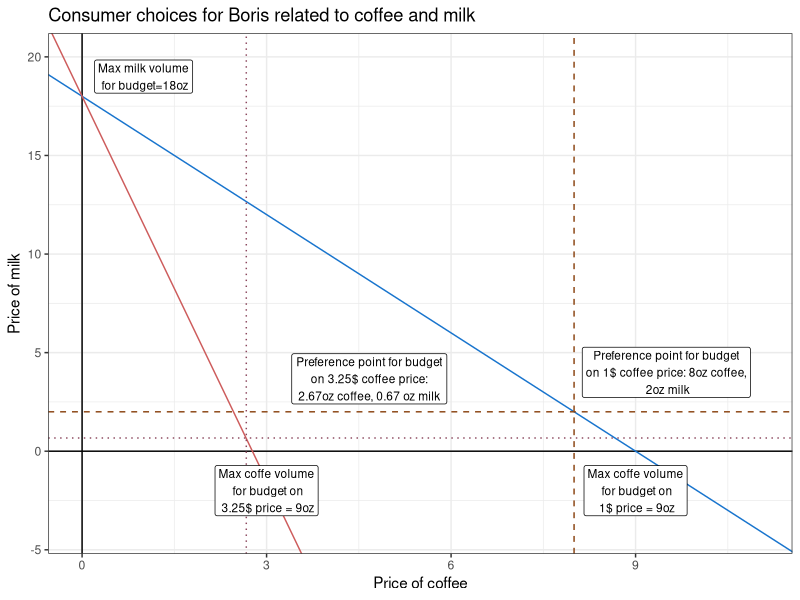

Here is the R script that generated this plot:
## ---- chunk 1
knitr::opts_chunk$set(echo = TRUE)
## ---- chunk 2
library(ggplot2)
icp2 <- (-1)*18/(9/3.25)
ggplot()+
  xlim(0,11)+
  ylim(-4,20)+
  labs(
    x='Price of coffee',
    y='Price of milk',
    title='Consumer choices for Boris related to coffee and milk'
  )+
  geom_hline(aes(yintercept=0),col='black')+
  geom_vline(aes(xintercept=0),col='black')+
  geom_abline(intercept = 18, slope = -2, col='dodgerblue3')+
  geom_abline(intercept = 18, slope = icp2, col='indianred')+
  geom_vline(aes(xintercept=8),col='chocolate4',linetype='dashed')+
  geom_hline(aes(yintercept=2),col='chocolate4',linetype='dashed')+
  geom_vline(aes(xintercept=2.67),col='palevioletred4',linetype='dotted')+
  geom_hline(aes(yintercept=0.67),col='palevioletred4',linetype='dotted')+
  geom_label(aes(x=0, y=18, label='Max milk volume\n for budget=18oz'),nudge_x = 1, nudge_y=1, size=3)+
  geom_label(aes(x=9, y=0, label='Max coffe volume\n for budget on\n 1$ price = 9oz'),nudge_x = 0, nudge_y=-2, size=3)+
  geom_label(aes(x=3, y=0, label='Max coffe volume\n for budget on\n 3.25$ price = 9oz'),nudge_x = 0, nudge_y=-2, size=3)+
  geom_label(aes(x=8, y=2, label='Preference point for budget\non 1$ coffee price: 8oz coffee,\n 2oz milk'),nudge_x = 1.5, nudge_y=2, size=3)+
  geom_label(aes(x=2.67, y=0.67, label='Preference point for budget\non 3.25$ coffee price:\n 2.67oz coffee, 0.67 oz milk '),nudge_x = 2, nudge_y=3, size=3)+
  theme_bw()
